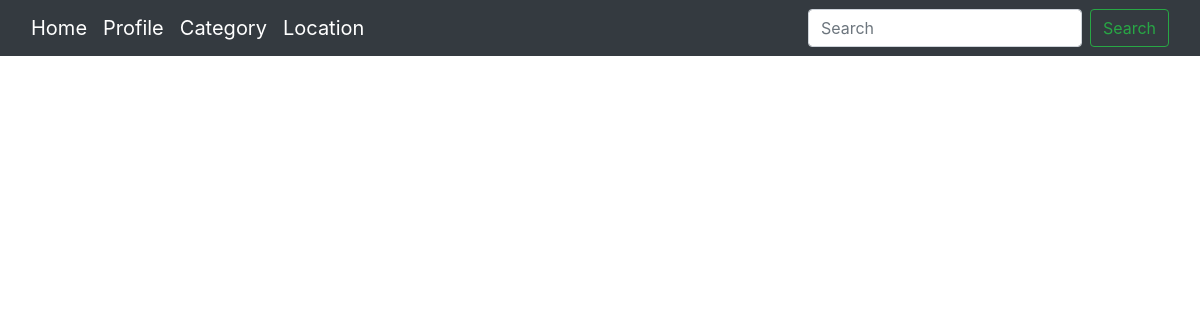
Before: / with the older database file.
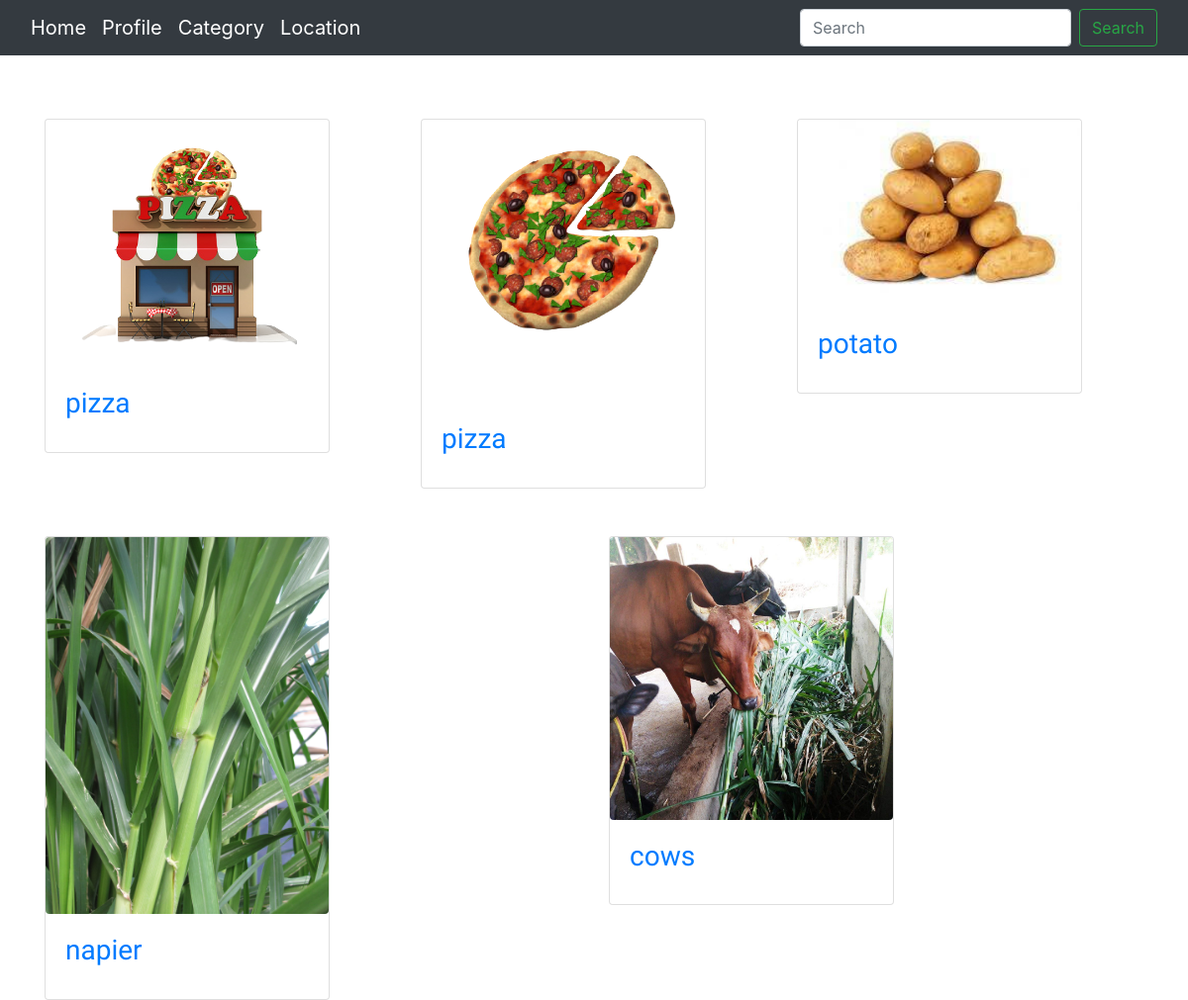
After: the same page with the newer database file.
### gallery/models.py (models this page shows, shortened)
class gallery(models.Model):
    image = models.ImageField(upload_to = 'photos/', null = True, blank = True)
    name = models.CharField(max_length=46)
    descripton = models.TextField(max_length=500)
    location = models.ForeignKey(location,on_delete=models.CASCADE)
    category = models.ForeignKey(categories,on_delete=models.CASCADE)
    time_uploaded = models.DateTimeField(auto_now_add=True, null=True)

### gallery/views.py (the view)
# urls.py: url(r'^$', views.all_photos, name='allphotos'),
def all_photos(request):
    images = gallery.objects.all()
    return render(request, 'index.html', {'images':images})

### gallery/templates/index.html (shortened to what this page needs)
{%extends 'base.html'%}
{% block content %}
<div class="container pt-3 ">
        <div class="row">
        {% for image_item in images %}
            <div class= "col md-4">
            <a href="{% url 'photo' image_item.id %}">
                <div class="card mt-5" style="width: 18rem;">
                    <img src="{{ image_item.image.url}}" class=" card-img-top img-responsive rounded">
                    <div class="card-body">
                        <h3 class="card-title"style="font-family: 'Tangerine', bold;">{{image_item.name}}</h3>
                     </div>
                 </div>
            </div> {% endfor %}
        </div>
    </div>
{% endblock %}

### gallery/templates/base.html (shortened to what this page needs)
{% load static %}
<!DOCTYPE html>
<html>
<head>
  <link rel="stylesheet" href="https://cdn.jsdelivr.net/npm/bootstrap@4.3.1/dist/css/bootstrap.min.css">
  <link rel="stylesheet" href="{% static 'css/galleriah.css' %}">
    {% include "navbar.html" %}
    {% block content %}  {%endblock%}
    <link rel="stylesheet" href="https://cdn.jsdelivr.net/npm/bootstrap@4.3.1/dist/css/bootstrap.min.css">
    <link rel="stylesheet" href="https://cdnjs.cloudflare.com/ajax/libs/uikit/2.xx.x/css/uikit.min.css" />
</body>
</html>

### gallery/templates/navbar.html (shortened to what this page needs)
<head>
</head>
<body >
  <link href="https://cdn.jsdelivr.net/npm/bootstrap@5.1.3/dist/css/bootstrap.min.css" rel="stylesheet">
  <nav class="navbar navbar-expand-lg navbar-dark bg-dark">
    <div class="container-fluid">
      <a class="navbar-brand" href="#">Home</a>
      <div class="collapse navbar-collapse" id="navbarSupportedContent">
        <ul class="navbar-nav me-auto mb-2 mb-lg-0">
          <li class="nav-item">
            <a class="navbar-brand" aria-current="page" href="{% url 'profile' %}">Profile</a>
          </li>
          <li class="nav-item">
            <a class="navbar-brand" href="{% url 'search_results' %}">Category</a>
          </li>
          <li class="nav-item">
            <a class="navbar-brand" aria-current="page" href="#" >Location</a>
          </li>
        </ul>
        <form class="d-flex">
          <input class="form-control me-2" type="search" placeholder="Search" aria-label="Search">
          <a  href="{% url 'search_results' %}"><button class="btn btn-outline-success" type="submit">Search</button></a>
        </form>
      </div>
    </div>
  </nav>
</body>
</html>

Changed rows visible on the page:
added gallery: image (picture), name "pizza"
added gallery: image (picture), name "pizza"
added gallery: image (picture), name "potato"
added gallery: image (picture), name "napier"
added gallery: image (picture), name "cows"
